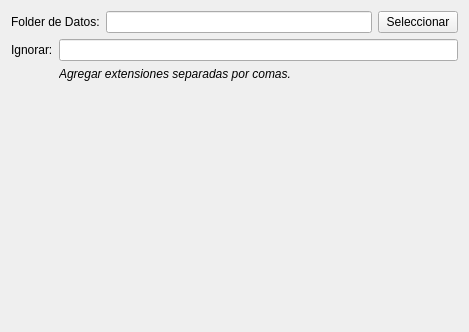
<?xml version="1.0" encoding="UTF-8"?>
<ui version="4.0">
 <class>Form</class>
 <widget class="QWidget" name="Form">
  <property name="geometry">
   <rect>
    <x>0</x>
    <y>0</y>
    <width>469</width>
    <height>332</height>
   </rect>
  </property>
  <property name="windowTitle">
   <string>Form</string>
  </property>
  <layout class="QGridLayout" name="gridLayout">
   <item row="0" column="0" colspan="2">
    <widget class="QLabel" name="label">
     <property name="text">
      <string>Folder de Datos:</string>
     </property>
    </widget>
   </item>
   <item row="0" column="2">
    <widget class="QLineEdit" name="lineEdit"/>
   </item>
   <item row="0" column="3">
    <widget class="QPushButton" name="pushButton">
     <property name="text">
      <string>Seleccionar</string>
     </property>
    </widget>
   </item>
   <item row="1" column="0">
    <widget class="QLabel" name="label_2">
     <property name="text">
      <string>Ignorar:</string>
     </property>
    </widget>
   </item>
   <item row="1" column="1" colspan="3">
    <widget class="QLineEdit" name="lineEdit_2"/>
   </item>
   <item row="2" column="1" colspan="2">
    <widget class="QLabel" name="label_3">
     <property name="font">
      <font>
       <weight>50</weight>
       <italic>true</italic>
       <bold>false</bold>
       <strikeout>false</strikeout>
       <kerning>true</kerning>
      </font>
     </property>
     <property name="text">
      <string>Agregar extensiones separadas por comas.</string>
     </property>
    </widget>
   </item>
   <item row="3" column="2">
    <spacer name="verticalSpacer">
     <property name="orientation">
      <enum>Qt::Vertical</enum>
     </property>
     <property name="sizeHint" stdset="0">
      <size>
       <width>20</width>
       <height>250</height>
      </size>
     </property>
    </spacer>
   </item>
  </layout>
 </widget>
 <resources/>
 <connections/>
</ui>
